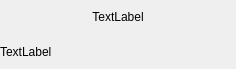
<?xml version="1.0" encoding="UTF-8"?>
<ui version="4.0">
 <class>ValueBar</class>
 <widget class="QWidget" name="ValueBar">
  <property name="geometry">
   <rect>
    <x>0</x>
    <y>0</y>
    <width>236</width>
    <height>69</height>
   </rect>
  </property>
  <property name="windowTitle">
   <string>Form</string>
  </property>
  <layout class="QGridLayout" name="gridLayout">
   <property name="margin">
    <number>0</number>
   </property>
   <property name="spacing">
    <number>1</number>
   </property>
   <item row="0" column="0" colspan="2">
    <widget class="QLabel" name="title">
     <property name="text">
      <string>TextLabel</string>
     </property>
     <property name="alignment">
      <set>Qt::AlignCenter</set>
     </property>
    </widget>
   </item>
   <item row="1" column="0" colspan="2">
    <layout class="QGridLayout" name="allignLayout">
     <property name="spacing">
      <number>1</number>
     </property>
     <item row="0" column="0">
      <widget class="QLabel" name="value">
       <property name="sizePolicy">
        <sizepolicy hsizetype="Fixed" vsizetype="Preferred">
         <horstretch>0</horstretch>
         <verstretch>0</verstretch>
        </sizepolicy>
       </property>
       <property name="layoutDirection">
        <enum>Qt::RightToLeft</enum>
       </property>
       <property name="text">
        <string>TextLabel</string>
       </property>
      </widget>
     </item>
     <item row="0" column="1">
      <widget class="ExtendedThermo" name="thermo">
       <property name="scalePosition">
        <enum>QwtThermo::BottomScale</enum>
       </property>
      </widget>
     </item>
    </layout>
   </item>
  </layout>
 </widget>
 <customwidgets>
  <customwidget>
   <class>QwtThermo</class>
   <extends>QWidget</extends>
   <header>qwt_thermo.h</header>
  </customwidget>
  <customwidget>
   <class>ExtendedThermo</class>
   <extends>QwtThermo</extends>
   <header>valuebar.h</header>
  </customwidget>
 </customwidgets>
 <resources/>
 <connections/>
</ui>
